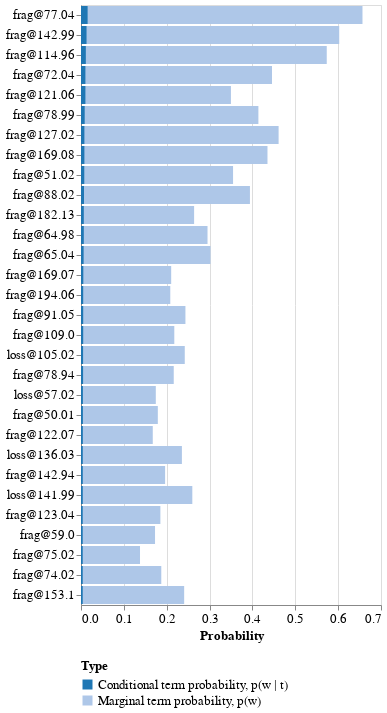

The notebook cell saved with this chart:
### Code cell
terms_probs = tmp.calc_terms_probs_ratio(phi, topic=10, lambda_=1)
tmp.plot_terms(terms_probs)

### Figure 1 — Vega-Lite specification as saved in the notebook (floating-point values rounded to 4 significant figures)
{"config": {"view": {"continuousWidth": 300, "continuousHeight": 300}, "axis": {"labelFontSize": 13, "titleFontSize": 13}, "legend": {"columns": 1, "labelFontSize": 13, "labelLimit": 250, "titleFontSize": 13}}, "data": {"name": "data-13cd500fbe68543a5935c1340657b097"}, "mark": {"type": "bar"}, "encoding": {"color": {"field": "Type", "legend": {"orient": "bottom"}, "scale": {"scheme": "category20"}, "type": "nominal"}, "x": {"field": "Probability", "stack": null, "type": "quantitative"}, "y": {"field": "Terms", "sort": null, "title": null, "type": "nominal"}}, "$schema": "https://vega.github.io/schema/vega-lite/v5.17.0.json", "datasets": {"data-13cd500fbe68543a5935c1340657b097": [{"Terms": "frag@77.04", "Type": "Marginal term probability, p(w)", "Probability": 0.6568}, {"Terms": "frag@142.99", "Type": "Marginal term probability, p(w)", "Probability": 0.6025}, {"Terms": "frag@114.96", "Type": "Marginal term probability, p(w)", "Probability": 0.5734}, {"Terms": "frag@72.04", "Type": "Marginal term probability, p(w)", "Probability": 0.4457}, {"Terms": "frag@121.06", "Type": "Marginal term probability, p(w)", "Probability": 0.3499}, {"Terms": "frag@78.99", "Type": "Marginal term probability, p(w)", "Probability": 0.4139}, {"Terms": "frag@127.02", "Type": "Marginal term probability, p(w)", "Probability": 0.4611}, {"Terms": "frag@169.08", "Type": "Marginal term probability, p(w)", "Probability": 0.4351}, {"Terms": "frag@51.02", "Type": "Marginal term probability, p(w)", "Probability": 0.3548}, {"Terms": "frag@88.02", "Type": "Marginal term probability, p(w)", "Probability": 0.3942}, {"Terms": "frag@182.13", "Type": "Marginal term probability, p(w)", "Probability": 0.2639}, {"Terms": "frag@64.98", "Type": "Marginal term probability, p(w)", "Probability": 0.2952}, {"Terms": "frag@65.04", "Type": "Marginal term probability, p(w)", "Probability": 0.3022}, {"Terms": "frag@169.07", "Type": "Marginal term probability, p(w)", "Probability": 0.2104}, {"Terms": "frag@194.06", "Type": "Marginal term probability, p(w)", "Probability": 0.2083}, {"Terms": "frag@91.05", "Type": "Marginal term probability, p(w)", "Probability": 0.2437}, {"Terms": "frag@109.0", "Type": "Marginal term probability, p(w)", "Probability": 0.2177}, {"Terms": "loss@105.02", "Type": "Marginal term probability, p(w)", "Probability": 0.2421}, {"Terms": "frag@78.94", "Type": "Marginal term probability, p(w)", "Probability": 0.2164}, {"Terms": "loss@57.02", "Type": "Marginal term probability, p(w)", "Probability": 0.1745}, {"Terms": "frag@50.01", "Type": "Marginal term probability, p(w)", "Probability": 0.1793}, {"Terms": "frag@122.07", "Type": "Marginal term probability, p(w)", "Probability": 0.1675}, {"Terms": "loss@136.03", "Type": "Marginal term probability, p(w)", "Probability": 0.2354}, {"Terms": "frag@142.94", "Type": "Marginal term probability, p(w)", "Probability": 0.1963}, {"Terms": "loss@141.99", "Type": "Marginal term probability, p(w)", "Probability": 0.2597}, {"Terms": "frag@123.04", "Type": "Marginal term probability, p(w)", "Probability": 0.1852}, {"Terms": "frag@59.0", "Type": "Marginal term probability, p(w)", "Probability": 0.1727}, {"Terms": "frag@75.02", "Type": "Marginal term probability, p(w)", "Probability": 0.1377}, {"Terms": "frag@74.02", "Type": "Marginal term probability, p(w)", "Probability": 0.1873}, {"Terms": "frag@153.1", "Type": "Marginal term probability, p(w)", "Probability": 0.2407}, {"Terms": "frag@77.04", "Type": "Conditional term probability, p(w | t)", "Probability": 0.01542}, {"Terms": "frag@142.99", "Type": "Conditional term probability, p(w | t)", "Probability": 0.01292}, {"Terms": "frag@114.96", "Type": "Conditional term probability, p(w | t)", "Probability": 0.01125}, {"Terms": "frag@72.04", "Type": "Conditional term probability, p(w | t)", "Probability": 0.01028}, {"Terms": "frag@121.06", "Type": "Conditional term probability, p(w | t)", "Probability": 0.01028}, {"Terms": "frag@78.99", "Type": "Conditional term probability, p(w | t)", "Probability": 0.008614}, {"Terms": "frag@127.02", "Type": "Conditional term probability, p(w | t)", "Probability": 0.007919}, {"Terms": "frag@169.08", "Type": "Conditional term probability, p(w | t)", "Probability": 0.007919}, {"Terms": "frag@51.02", "Type": "Conditional term probability, p(w | t)", "Probability": 0.007641}, {"Terms": "frag@88.02", "Type": "Conditional term probability, p(w | t)", "Probability": 0.006947}, {"Terms": "frag@182.13", "Type": "Conditional term probability, p(w | t)", "Probability": 0.00653}, {"Terms": "frag@64.98", "Type": "Conditional term probability, p(w | t)", "Probability": 0.00653}, {"Terms": "frag@65.04", "Type": "Conditional term probability, p(w | t)", "Probability": 0.006113}, {"Terms": "frag@169.07", "Type": "Conditional term probability, p(w | t)", "Probability": 0.005419}, {"Terms": "frag@194.06", "Type": "Conditional term probability, p(w | t)", "Probability": 0.005141}, {"Terms": "frag@91.05", "Type": "Conditional term probability, p(w | t)", "Probability": 0.005141}, {"Terms": "frag@109.0", "Type": "Conditional term probability, p(w | t)", "Probability": 0.005141}, {"Terms": "loss@105.02", "Type": "Conditional term probability, p(w | t)", "Probability": 0.004863}, {"Terms": "frag@78.94", "Type": "Conditional term probability, p(w | t)", "Probability": 0.004863}, {"Terms": "loss@57.02", "Type": "Conditional term probability, p(w | t)", "Probability": 0.004446}, {"Terms": "frag@50.01", "Type": "Conditional term probability, p(w | t)", "Probability": 0.004446}, {"Terms": "frag@122.07", "Type": "Conditional term probability, p(w | t)", "Probability": 0.004307}, {"Terms": "loss@136.03", "Type": "Conditional term probability, p(w | t)", "Probability": 0.004169}, {"Terms": "frag@142.94", "Type": "Conditional term probability, p(w | t)", "Probability": 0.004169}, {"Terms": "loss@141.99", "Type": "Conditional term probability, p(w | t)", "Probability": 0.004169}, {"Terms": "frag@123.04", "Type": "Conditional term probability, p(w | t)", "Probability": 0.00403}, {"Terms": "frag@59.0", "Type": "Conditional term probability, p(w | t)", "Probability": 0.00403}, {"Terms": "frag@75.02", "Type": "Conditional term probability, p(w | t)", "Probability": 0.00403}, {"Terms": "frag@74.02", "Type": "Conditional term probability, p(w | t)", "Probability": 0.00403}, {"Terms": "frag@153.1", "Type": "Conditional term probability, p(w | t)", "Probability": 0.00403}]}}
